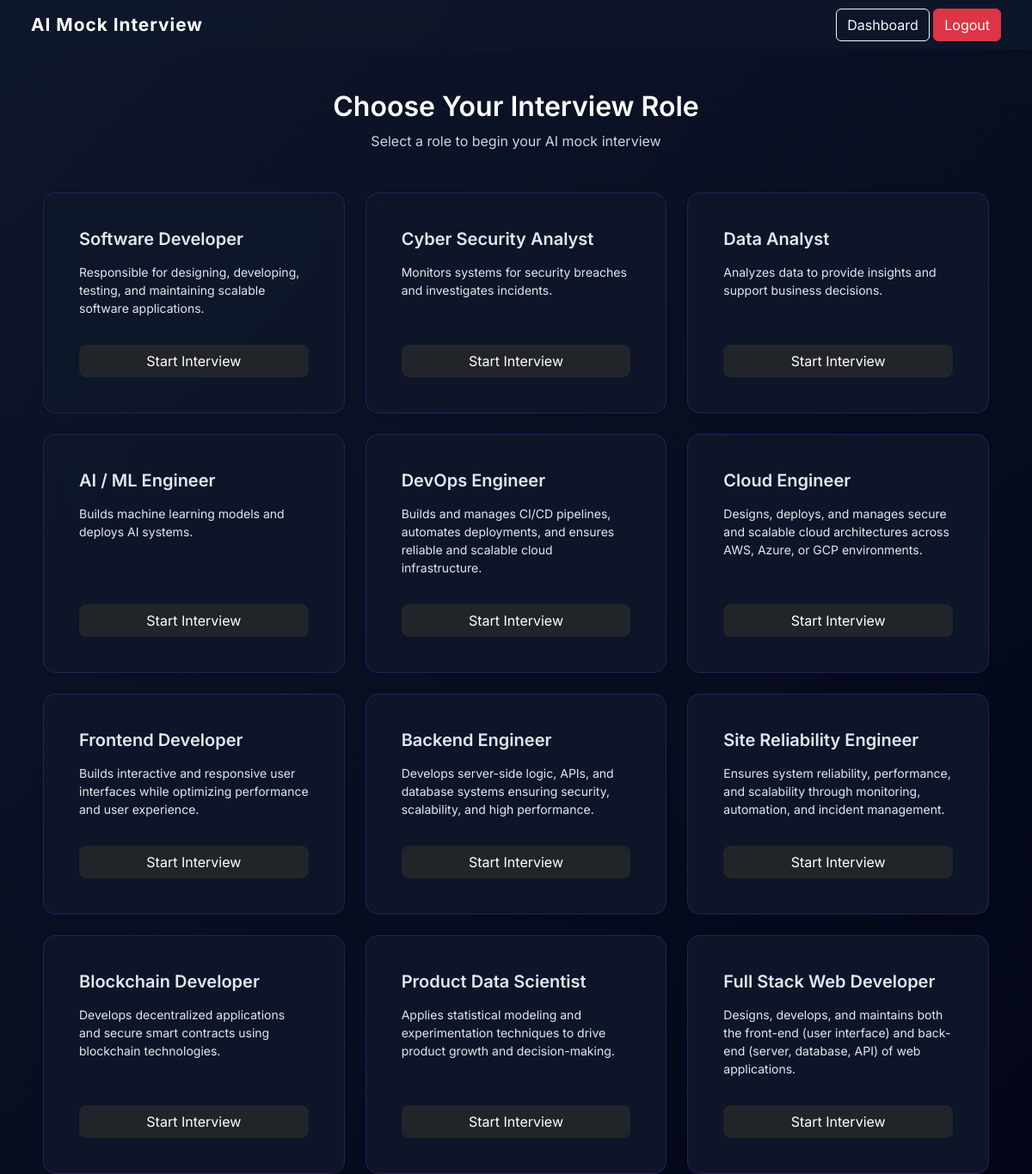
The page /interview/ (signed in) on the database its author committed.
### interviews/models.py (models this page shows, shortened)
class JobRole(models.Model):
  name = models.CharField(max_length=100)
  description = models.TextField()
  skills_required = models.TextField(blank=True, null=True)

### interviews/views.py (the view)
# urls.py: path('', views.select_role, name='select_role'),  # /interview/
@never_cache
@login_required
def select_role(request):
    keys_to_remove = [key for key in request.session.keys() if key.startswith("interview_role_")]
    for key in keys_to_remove:
        request.session.pop(key, None)
    roles = JobRole.objects.all()
    return render(request, 'select_role.html', {'roles': roles})

### templates/select_role.html (shortened to what this page needs)
{% extends 'base.html' %}
{% block content %}
<div class="d-flex justify-content-center">
    <div style="max-width:1100px; width:100%;">
        <div class="text-center mb-5">
            <h2 style="font-weight:600;">Choose Your Interview Role</h2>
            <p class="text-muted">Select a role to begin your AI mock interview</p>
        </div>
        <div class="row g-4">
            {% for role in roles %}
            <div class="col-md-6 col-lg-4">
                <div class="card border-0 shadow-sm h-100 role-card">
                    <div class="card-body d-flex flex-column">
                        <h5 class="fw-semibold mb-3">
                            {{ role.name }}
                        </h5>
                        <p class="text-muted flex-grow-1" style="font-size:14px;">
                            {{ role.description }}
                        </p>
                        <a href="{% url 'start_interview' role.id %}?restart=true"
                           class="btn btn-dark w-100 mt-3 rounded-3">
                            Start Interview
                        </a>
                    </div>
                </div>
            </div>
            {% endfor %}
        </div>
    </div>
</div>
{% endblock %}

### templates/base.html (shortened to what this page needs)
<!DOCTYPE html>
<html>
<head>
    <link href="https://cdn.jsdelivr.net/npm/bootstrap@5.3.3/dist/css/bootstrap.min.css" rel="stylesheet">
</head>
<body>
<nav class="navbar navbar-expand-lg px-4 premium-nav"
     style="background: rgba(15,23,42,0.9); backdrop-filter: blur(10px);">
    <div class="container-fluid">
        <a class="navbar-brand brand-gradient" href="{% url 'home' %}">
            AI Mock Interview
        </a>
        <div class="ms-auto">
            {% if user.is_authenticated %}
                {% if request.resolver_match.url_name != 'dashboard' %}
                <a href="{% url 'dashboard' %}" class="btn btn-outline-light">
                    Dashboard
                </a>
{% endif %}
                <form method="POST" action="{% url 'logout' %}" class="d-inline">
                    <button type="submit" class="btn btn-danger">
                        Logout
                    </button>
                </form>
            {% endif %}
        </div>
    </div>
</nav>
<div class="container mt-5 position-relative" style="z-index: 5;">
    {% block content %}
    {% endblock %}
</div>
</body>
</html>

### templates/base.html (style rules this page uses)
body { color: #f8fafc; }
h1, h2, h3, h4, h5, h6 { color: #ffffff !important; }
p, .text-muted { color: #cbd5e1 !important; }
.card { background: rgba(15, 23, 42, 0.95) !important; border: 1px solid rgba(124,58,237,0.25) !important; }
.card h5, .card p { color: #e2e8f0 !important; }
body { font-family: 'Inter', sans-serif; }
html, body { margin: 0; padding: 0; height: 100%; background: linear-gradient(135deg, #0f172a, #020617); overflow-x: hidden; color:white; }
.brand-gradient { font-weight: 700; font-size: 1.3rem; background: white; -webkit-background-clip: text; -webkit-text-fill-color: transparent; letter-spacing: 1px; }
body > *:not(canvas) { position: relative; z-index: 2; }

### templates/select_role.html (style rules this page uses)
.role-card { background: rgba(1, 6, 18, 0.96); backdrop-filter: blur(12px); border: 1px solid rgba(124, 58, 237, 0.35); border-radius: 18px; padding: 25px; transition: 0.3s ease; box-shadow: 0 0 30px rgba(124,58,237,0.15), inset 0 0 20px rgba(0,0,0,0.6); }
.role-card p { color: #94a3b8; font-size: 14px; }
.role-card { border-radius: 15px; transition: all 0.25s ease; }

### rows shown on the page
JobRole: name "Software Developer", description "Responsible for designing, developing, testing, and maintaining scalable software applications."
JobRole: name "Cyber Security Analyst", description "Monitors systems for security breaches and investigates incidents."
JobRole: name "Data Analyst", description "Analyzes data to provide insights and support business decisions."
JobRole: name "AI / ML Engineer", description "Builds machine learning models and deploys AI systems."
JobRole: name "DevOps Engineer", description "Builds and manages CI/CD pipelines, automates deployments, and ensures reliable and scalable cloud infrastructure."
JobRole: name "Cloud Engineer", description "Designs, deploys, and manages secure and scalable cloud architectures across AWS, Azure, or GCP environments."
JobRole: name "Frontend Developer", description "Builds interactive and responsive user interfaces while optimizing performance and user experience."
JobRole: name "Backend Engineer", description "Develops server-side logic, APIs, and database systems ensuring security, scalability, and high performance."
JobRole: name "Site Reliability Engineer", description "Ensures system reliability, performance, and scalability through monitoring, automation, and incident management."
JobRole: name "Blockchain Developer", description "Develops decentralized applications and secure smart contracts using blockchain technologies."
JobRole: name "Product Data Scientist", description "Applies statistical modeling and experimentation techniques to drive product growth and decision-making."
JobRole: name "Full Stack Web Developer", description "Designs, develops, and maintains both the front-end (user interface) and back-end (server, database, API) of web applications."
